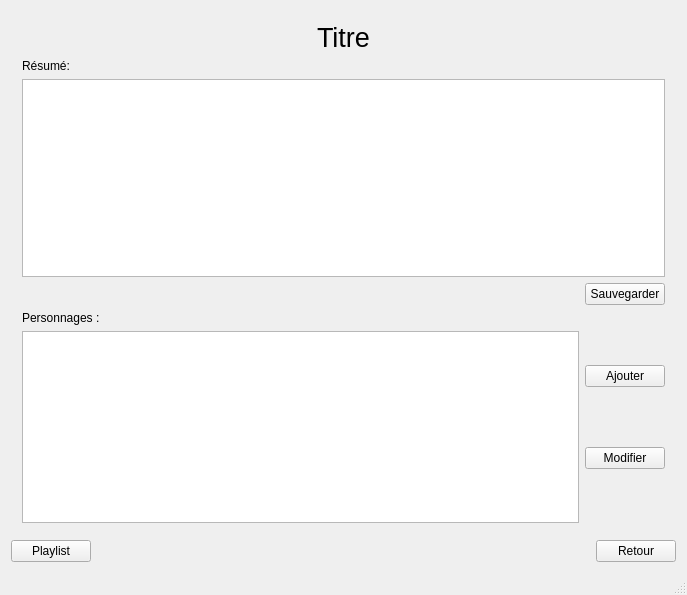
<?xml version="1.0" encoding="UTF-8"?>
<ui version="4.0">
 <class>MainWindow</class>
 <widget class="QMainWindow" name="MainWindow">
  <property name="geometry">
   <rect>
    <x>0</x>
    <y>0</y>
    <width>687</width>
    <height>595</height>
   </rect>
  </property>
  <property name="windowTitle">
   <string>Jeu de role</string>
  </property>
  <property name="windowIcon">
   <iconset>
    <normaloff>d20.ico</normaloff>d20.ico</iconset>
  </property>
  <widget class="QWidget" name="centralWidget">
   <layout class="QVBoxLayout" name="verticalLayout_8">
    <item>
     <widget class="QStackedWidget" name="contentStack">
      <property name="currentIndex">
       <number>3</number>
      </property>
      <widget class="QWidget" name="Jeux">
       <layout class="QGridLayout" name="gridLayout_11">
        <item row="0" column="0">
         <widget class="QWidget" name="Jeu" native="true">
          <layout class="QVBoxLayout" name="verticalLayout_5">
           <item>
            <widget class="QLabel" name="label_2">
             <property name="font">
              <font>
               <pointsize>20</pointsize>
              </font>
             </property>
             <property name="text">
              <string>Sélectionner un jeu existant :</string>
             </property>
             <property name="alignment">
              <set>Qt::AlignCenter</set>
             </property>
            </widget>
           </item>
           <item>
            <layout class="QHBoxLayout" name="horizontalLayout_3">
             <property name="topMargin">
              <number>0</number>
             </property>
             <item>
              <widget class="QListWidget" name="listJeu">
               <property name="minimumSize">
                <size>
                 <width>0</width>
                 <height>200</height>
                </size>
               </property>
               <property name="maximumSize">
                <size>
                 <width>500</width>
                 <height>16777215</height>
                </size>
               </property>
              </widget>
             </item>
             <item>
              <layout class="QVBoxLayout" name="verticalLayout_2">
               <item>
                <widget class="QLabel" name="themeJeu">
                 <property name="minimumSize">
                  <size>
                   <width>300</width>
                   <height>300</height>
                  </size>
                 </property>
                 <property name="maximumSize">
                  <size>
                   <width>300</width>
                   <height>300</height>
                  </size>
                 </property>
                 <property name="text">
                  <string/>
                 </property>
                </widget>
               </item>
               <item>
                <widget class="QPushButton" name="selectionnerJeuButton">
                 <property name="font">
                  <font>
                   <weight>75</weight>
                   <bold>true</bold>
                  </font>
                 </property>
                 <property name="text">
                  <string>Selectionner</string>
                 </property>
                </widget>
               </item>
               <item>
                <widget class="QPushButton" name="modifierJeuButton">
                 <property name="text">
                  <string>Modifier</string>
                 </property>
                </widget>
               </item>
               <item>
                <widget class="QPushButton" name="nouveauJeuButton">
                 <property name="text">
                  <string>Nouveau</string>
                 </property>
                </widget>
               </item>
              </layout>
             </item>
            </layout>
           </item>
          </layout>
         </widget>
        </item>
       </layout>
      </widget>
      <widget class="QWidget" name="Campagnes">
       <layout class="QGridLayout" name="gridLayout_10">
        <item row="0" column="0">
         <widget class="QWidget" name="Campagne" native="true">
          <layout class="QGridLayout" name="test">
           <item row="2" column="0">
            <widget class="QListWidget" name="listCampagne">
             <property name="maximumSize">
              <size>
               <width>500</width>
               <height>16777215</height>
              </size>
             </property>
            </widget>
           </item>
           <item row="1" column="0" colspan="2">
            <widget class="QLabel" name="label_3">
             <property name="font">
              <font>
               <pointsize>20</pointsize>
              </font>
             </property>
             <property name="text">
              <string>Campagne</string>
             </property>
             <property name="alignment">
              <set>Qt::AlignCenter</set>
             </property>
            </widget>
           </item>
           <item row="2" column="1">
            <layout class="QVBoxLayout" name="verticalLayout_4">
             <item>
              <widget class="QPushButton" name="selectionnerCampagneButton">
               <property name="text">
                <string>Selectionner</string>
               </property>
              </widget>
             </item>
             <item>
              <widget class="QPushButton" name="modifierCampagneButton">
               <property name="text">
                <string>Modifier</string>
               </property>
              </widget>
             </item>
             <item>
              <widget class="QPushButton" name="nouveauCampagneButton">
               <property name="text">
                <string>Nouveau</string>
               </property>
              </widget>
             </item>
            </layout>
           </item>
          </layout>
         </widget>
        </item>
       </layout>
      </widget>
      <widget class="QWidget" name="Parties">
       <layout class="QGridLayout" name="gridLayout_13">
        <item row="1" column="1">
         <layout class="QVBoxLayout" name="verticalLayout">
          <property name="topMargin">
           <number>0</number>
          </property>
          <item alignment="Qt::AlignHCenter">
           <widget class="QLabel" name="label_4">
            <property name="font">
             <font>
              <pointsize>20</pointsize>
             </font>
            </property>
            <property name="text">
             <string>Parties :</string>
            </property>
           </widget>
          </item>
          <item>
           <layout class="QHBoxLayout" name="horizontalLayout_2">
            <property name="leftMargin">
             <number>0</number>
            </property>
            <property name="topMargin">
             <number>0</number>
            </property>
            <item>
             <widget class="QLabel" name="label_6">
              <property name="text">
               <string>Liste :</string>
              </property>
             </widget>
            </item>
            <item>
             <widget class="QListWidget" name="listPartie">
              <property name="minimumSize">
               <size>
                <width>0</width>
                <height>0</height>
               </size>
              </property>
              <property name="maximumSize">
               <size>
                <width>400</width>
                <height>16777215</height>
               </size>
              </property>
             </widget>
            </item>
            <item>
             <layout class="QVBoxLayout" name="verticalLayout_3">
              <property name="leftMargin">
               <number>0</number>
              </property>
              <item>
               <widget class="QPushButton" name="selectionnerPartieButton">
                <property name="text">
                 <string>Selectionner</string>
                </property>
               </widget>
              </item>
              <item>
               <widget class="QPushButton" name="modifierPartieButton">
                <property name="text">
                 <string>Modifier</string>
                </property>
               </widget>
              </item>
              <item>
               <widget class="QPushButton" name="ajouterPartieButton">
                <property name="text">
                 <string>Ajouter</string>
                </property>
               </widget>
              </item>
             </layout>
            </item>
           </layout>
          </item>
         </layout>
        </item>
       </layout>
      </widget>
      <widget class="QWidget" name="Personnages">
       <layout class="QGridLayout" name="gridLayout_14">
        <item row="1" column="0">
         <widget class="QLabel" name="label_7">
          <property name="text">
           <string>Résumé:</string>
          </property>
         </widget>
        </item>
        <item row="0" column="0" alignment="Qt::AlignHCenter|Qt::AlignTop">
         <widget class="QLabel" name="titreLabel">
          <property name="font">
           <font>
            <pointsize>20</pointsize>
           </font>
          </property>
          <property name="text">
           <string>Titre</string>
          </property>
         </widget>
        </item>
        <item row="2" column="0">
         <widget class="QTextEdit" name="resumeEdit"/>
        </item>
        <item row="4" column="0">
         <layout class="QHBoxLayout" name="horizontalLayout_4">
          <property name="rightMargin">
           <number>0</number>
          </property>
          <item>
           <layout class="QVBoxLayout" name="verticalLayout_6">
            <property name="rightMargin">
             <number>0</number>
            </property>
            <item>
             <widget class="QLabel" name="label_8">
              <property name="text">
               <string>Personnages :</string>
              </property>
             </widget>
            </item>
            <item>
             <widget class="QListWidget" name="listPersonnage"/>
            </item>
           </layout>
          </item>
          <item>
           <layout class="QVBoxLayout" name="verticalLayout_7">
            <item>
             <widget class="QPushButton" name="ajouterPersonnageButton">
              <property name="text">
               <string>Ajouter</string>
              </property>
             </widget>
            </item>
            <item>
             <widget class="QPushButton" name="modifierPersonnageButton">
              <property name="text">
               <string>Modifier</string>
              </property>
             </widget>
            </item>
           </layout>
          </item>
         </layout>
        </item>
        <item row="3" column="0">
         <layout class="QHBoxLayout" name="horizontalLayout_5">
          <property name="leftMargin">
           <number>0</number>
          </property>
          <property name="topMargin">
           <number>0</number>
          </property>
          <item>
           <spacer name="horizontalSpacer_2">
            <property name="orientation">
             <enum>Qt::Horizontal</enum>
            </property>
            <property name="sizeHint" stdset="0">
             <size>
              <width>40</width>
              <height>20</height>
             </size>
            </property>
           </spacer>
          </item>
          <item>
           <widget class="QPushButton" name="modiferResumeButton">
            <property name="text">
             <string>Sauvegarder</string>
            </property>
           </widget>
          </item>
         </layout>
        </item>
       </layout>
      </widget>
      <widget class="QWidget" name="page_5"/>
     </widget>
    </item>
    <item>
     <layout class="QHBoxLayout" name="horizontalLayout">
      <property name="topMargin">
       <number>0</number>
      </property>
      <item>
       <widget class="QPushButton" name="playlistButton">
        <property name="text">
         <string>Playlist</string>
        </property>
       </widget>
      </item>
      <item>
       <spacer name="horizontalSpacer">
        <property name="orientation">
         <enum>Qt::Horizontal</enum>
        </property>
        <property name="sizeHint" stdset="0">
         <size>
          <width>40</width>
          <height>20</height>
         </size>
        </property>
       </spacer>
      </item>
      <item>
       <widget class="QPushButton" name="retourButton">
        <property name="text">
         <string>Retour</string>
        </property>
       </widget>
      </item>
     </layout>
    </item>
   </layout>
  </widget>
  <widget class="QMenuBar" name="menuBar">
   <property name="geometry">
    <rect>
     <x>0</x>
     <y>0</y>
     <width>687</width>
     <height>25</height>
    </rect>
   </property>
  </widget>
  <widget class="QStatusBar" name="statusBar"/>
 </widget>
 <layoutdefault spacing="6" margin="11"/>
 <resources/>
 <connections/>
</ui>
